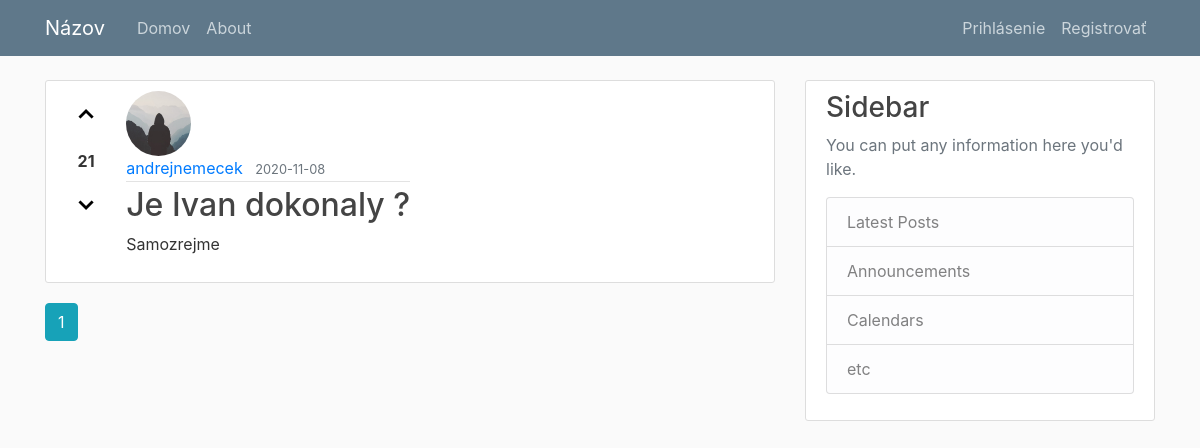
Page /home on the earlier database version.
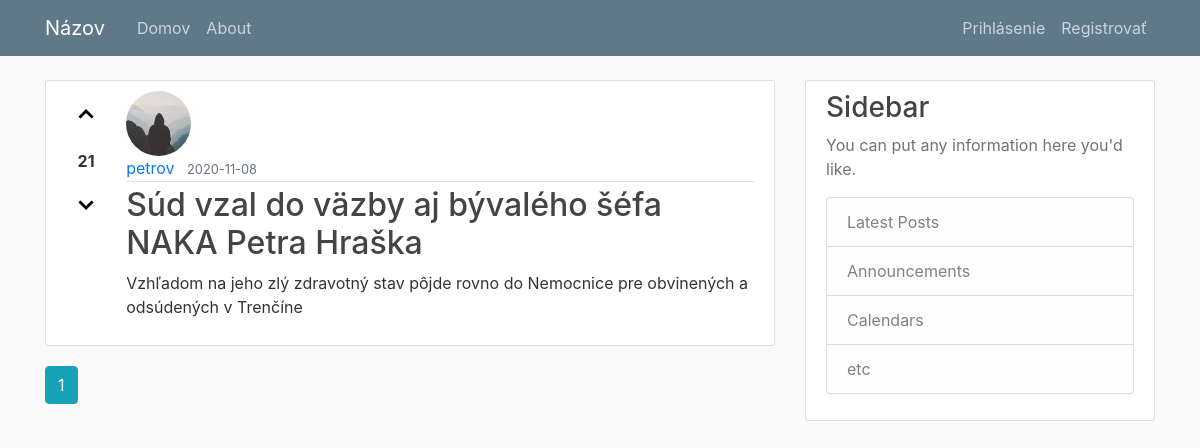
Same page on the later database version.
### application/models.py (models this page shows, shortened)
class Post(db.Model):
    id = db.Column(db.Integer, primary_key=True)
    title =  db.Column(db.String(100), nullable=False)
    date_posted = db.Column(db.DateTime, nullable=False, default=datetime.utcnow())
    content = db.Column(db.Text, nullable=False)
    user_id = db.Column(db.Integer, db.ForeignKey('user.id'), nullable=False)
    comments = db.relationship('Comment', backref='post', lazy=True)
    likes = db.relationship('PostLike', backref='post', lazy=True)
    keywords = db.relationship('KeyWord', backref='post', lazy=True)

class User(db.Model, UserMixin):
    id = db.Column(db.Integer, primary_key=True)
    username = db.Column(db.String(20), unique=True, nullable=False)
    email = db.Column(db.String(120), unique=True, nullable=False)
    image_file = db.Column(db.String(20), nullable=False, default='default.jpg')
    password = db.Column(db.String(60), nullable=False)
    posts = db.relationship('Post', backref='author', lazy=True)
    comments = db.relationship('Comment', backref='author', lazy=True)
    comment_likes = db.relationship('CommentLike', backref='user', lazy=True)
    post_likes = db.relationship('PostLike', backref='user', lazy=True)

### application/main/routes.py (the view)
@main.route('/')
@main.route('/home')
def home():
    page = request.args.get('page', 1, type=int)
    posts = Post.query.order_by(Post.date_posted.desc()).paginate(page=page, per_page=5)
    return render_template('home.html', posts=posts)

### application/templates/home.html
{% extends "layout.html" %}
{% block content %}
{% for post in posts.items %}
<article class="media content-section">
  <div class="votes">
    <button>&#8963;</button>
    <strong>21</strong>
    <button>&#8964;</button>
  </div>
  <div>
    <img class="rounded-circle article-img"
      src="{{ url_for('static', filename='profile_pics/' + post.author.image_file) }}">
    <div class="media-body">
      <div class="article-metadata">
        <a class="mr-2"
          href="{{ url_for('users.user_posts', username=post.author.username) }}">{{ post.author.username }}</a>
        <small class="text-muted">{{ post.date_posted.strftime('%Y-%m-%d') }}</small>
      </div>
      <h2><a class="article-title" href="{{ url_for('posts.post', post_id=post.id) }}">{{ post.title }}</a></h2>
      <p class="article-content">{{ post.content }}</p>
    </div>
  </div>
</article>
{% endfor %}
{% for page_num in posts.iter_pages(left_edge=1, right_edge=1, left_current=1, right_current=2) %}
{% if page_num %}
{% if posts.page == page_num %}
<a class="btn btn-info mb-4" href="{{ url_for('main.home', page=page_num) }}">{{ page_num }}</a>
{% else %}
<a class="btn btn-outline-info mb-4" href="{{ url_for('main.home', page=page_num) }}">{{ page_num }}</a>
{% endif %}
{% else %}
. . .
{% endif %}
{% endfor %}
{% endblock content %}

### application/templates/layout.html (shortened to what this page needs)
<!DOCTYPE html>
<html>
  <head>
    <link rel="stylesheet" href="https://stackpath.bootstrapcdn.com/bootstrap/4.5.2/css/bootstrap.min.css">
    <link rel="stylesheet" type="text/css" href="{{ url_for('static', filename='main.css') }}">
  </head>
  <body>
    <header class="site-header">
      <nav class="navbar navbar-expand-md navbar-dark bg-steel fixed-top">
        <div class="container">
          <a class="navbar-brand mr-4" href="/">Názov</a>
          <div class="collapse navbar-collapse" id="navbarToggle">
            <div class="navbar-nav mr-auto">
              <a class="nav-item nav-link" href="{{ url_for('main.home') }}">Domov</a>
              <a class="nav-item nav-link" href="{{ url_for('main.about') }}">About</a>
            </div>
            <div class="navbar-nav">
              {% if current_user.is_authenticated %}
                <a class="nav-item nav-link" href="{{ url_for('posts.new_post') }}">Opýtať sa otázku</a>
                <a class="nav-item nav-link" href="{{ url_for('users.account') }}">Profil</a>
                <a class="nav-item nav-link" href="{{ url_for('users.logout') }}">Odhlásenie</a>
              {% else %}
                <a class="nav-item nav-link" href="{{ url_for('users.login') }}">Prihlásenie</a>
                <a class="nav-item nav-link" href="{{ url_for('users.register') }}">Registrovať</a>
              {% endif %}
            </div>
          </div>
        </div>
      </nav>
    </header>
    <main role="main" class="container">
      <div class="row">
        <div class="col-md-8">
          {% block content %}{% endblock %}
        </div>
        <div class="col-md-4">
          <div class="content-section">
            <h3>Sidebar</h3>
            <p class='text-muted'>You can put any information here you'd like.
            <ul class="list-group">
              <li class="list-group-item list-group-item-light">Latest Posts</li>
              <li class="list-group-item list-group-item-light">Announcements</li>
              <li class="list-group-item list-group-item-light">Calendars</li>
              <li class="list-group-item list-group-item-light">etc</li>
            </ul>
            </p>
          </div>
        </div>
      </div>
    </main>
  </body>
</html>

### application/static/main.css (style rules this page uses)
body { background: #fafafa; color: #333333; margin-top: 5rem; }
h1, h2, h3, h4, h5, h6 { color: #444444; }
.bg-steel { background-color: #5f788a; }
.site-header .navbar-nav .nav-link { color: #cbd5db; }
.content-section { background: #ffffff; padding: 10px 20px; border: 1px solid #dddddd; border-radius: 3px; margin-bottom: 20px; }
.article-title { color: #444444; }
.article-content { white-space: pre-line; }
.article-img { height: 65px; width: 65px; margin-right: 16px; }
.article-metadata { padding-bottom: 1px; margin-bottom: 4px; border-bottom: 1px solid #e3e3e3; }
.votes { padding-right: 20px; }
.votes * { display: block; text-align: center; }
.votes button { border: none; background: none; font-size: 25px; font-weight: 700; padding: 10px; }

Differences in the rows shown:
removed Post: image_file (placeholder picture), author.username "andrejnemecek", date_posted "2020-11-08", title "Je Ivan dokonaly ?", content "Samozrejme"
added Post: image_file (placeholder picture), author.username "petrov", date_posted "2020-11-08", title "Súd vzal do väzby aj bývalého šéfa NAKA Petra Hraška", content "Vzhľadom na jeho zlý zdravotný stav pôjde rovno do Nemocnice pre obvinených a odsúdených v Trenčíne"
